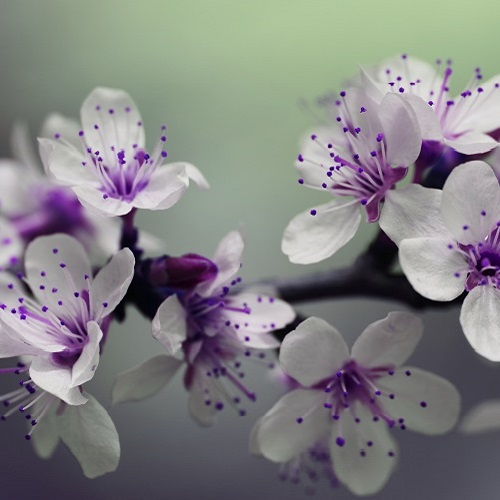
#> input picture 数字图像处理/week5-图像的加减乘除/code/pic/petal500x500.jpg, 500 x 500 px
$ jupyter execute '练习_图片融合.ipynb'
#> lines starting #> are read from the running program, lines starting #| are printed output that depends on the picture
# 练习：图片融合

请把三张图片，融合成下面这样图片的样式

[cell 1]
import numpy as np              # NumPy数值计算库
import matplotlib.pyplot as plt  # Matplotlib绑图库
import cv2 as cv                 # OpenCV计算机视觉库

def show(img):
    """自定义显示函数：自动判断灰度图或彩色图并正确显示"""
    if img.ndim == 2:  # 灰度图（二维数组）
        plt.imshow(img, cmap='gray')
    else:  # 彩色图（三维数组），BGR转RGB
        plt.imshow(cv.cvtColor(img, cv.COLOR_BGR2RGB))
    plt.show()

[cell 2]
# 读取三张图片：背景(花瓣)、前景(刺猬)、掩膜
A = cv.imread('pic/petal500x500.jpg')    # 背景图
#> A is the input picture: shape (500, 500, 3); mean B, G, R 130.5, 129.6, 130.2
B = cv.imread('pic/hedgehog500x500.jpg')  # 前景图
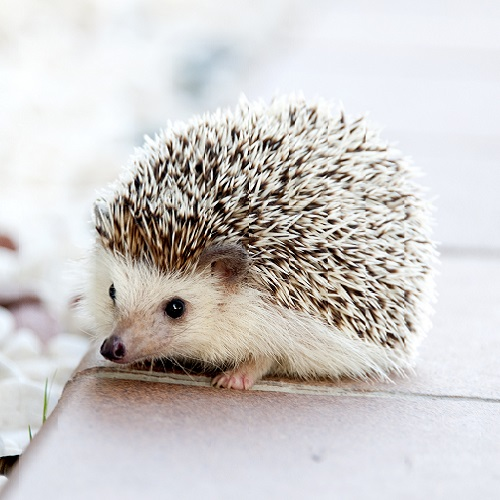
#> input picture 数字图像处理/week5-图像的加减乘除/code/pic/hedgehog500x500.jpg, 500 x 500 px
#> B is the input picture: shape (500, 500, 3); mean B, G, R 202.6, 203.9, 207.3
M = cv.imread('pic/mask500x500.jpg')     # 掩膜图（白色区域为目标）
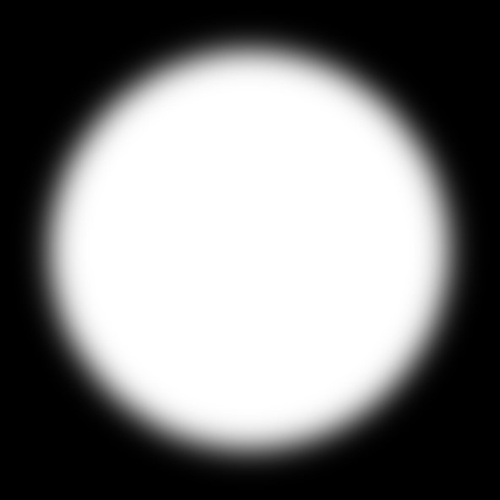
#> input picture 数字图像处理/week5-图像的加减乘除/code/pic/mask500x500.jpg, 500 x 500 px
#> M is the input picture: shape (500, 500, 3); min 0, max 255, mean 126.4

show(np.hstack([A, B, M]))  # 并排显示三张图片
#> in show, `plt.imshow(cv.cvtColor(img, cv.COLOR_BGR2RGB))`:
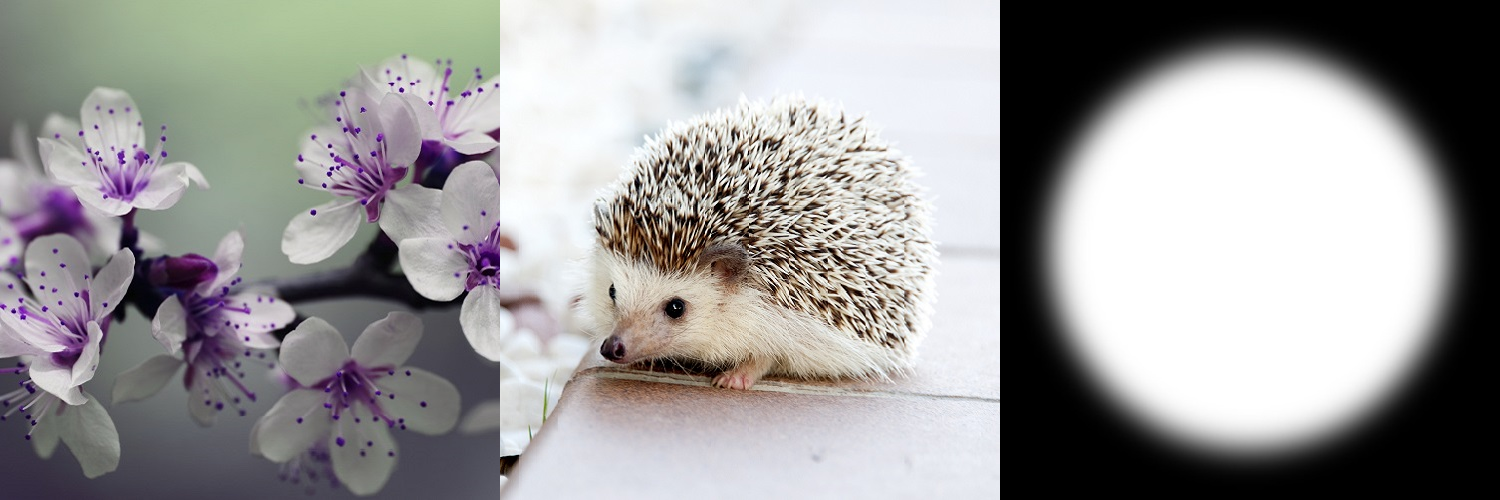
#> img: shape (500, 1500, 3); mean of channels 0, 1, 2 153.2, 153.3, 154.6; drawn as B, G, R
